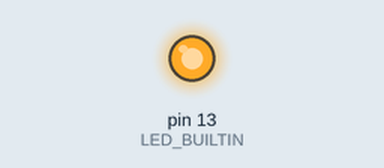
Simulated run of this sketch. Board: Arduino Uno, built with avr-gcc and run on an emulated ATmega328P. On the bench: output pins drawn as LEDs (lit = HIGH).

Above: at 0.7 s.
At 10.7 s:
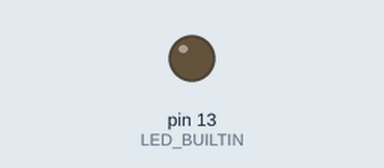
Timing chart, 0 to 15.6 s (numbered marks = the images above):
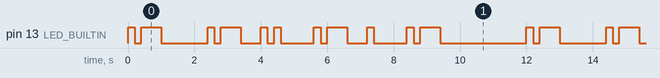

Measured:
- by itself, pin 13 (LED_BUILTIN): moves between LOW and HIGH, repeating every 12.0 s
- by itself, everything shown: repeats every 12.0 s, in 22 steps

The sketch:

myblinks.ino
```cpp
// The code that blinks my name in morse code.
void setup() {
  pinMode(LED_BUILTIN, OUTPUT);

}
// timing for the blinks
int dotTime = 200;
  int dashTime = 600;
  int letterSpace = 800;

void dot() {
digitalWrite(LED_BUILTIN, HIGH);
delay(dotTime);
digitalWrite(LED_BUILTIN, LOW);
delay(dotTime);

   }

void dash() {
 digitalWrite(LED_BUILTIN, HIGH);
delay(dashTime);
digitalWrite(LED_BUILTIN, LOW);
delay(dashTime);

   }

void loop() {
//J(.---)
dot(); dash();
delay(letterSpace);

//A(.-)
dot(); dash();

 //I(..)
 dot(); dot();
 delay(letterSpace);

 //R(.-.)
 dot(); dash(); dot();
 delay(letterSpace);

 //A(.-)
 dot(); dash();
 delay(2000); //pause before repeating

}
```
